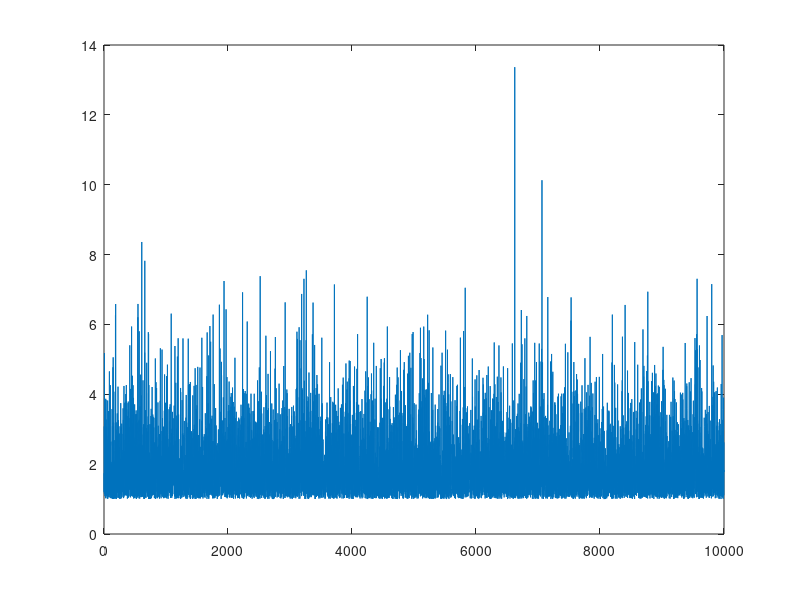
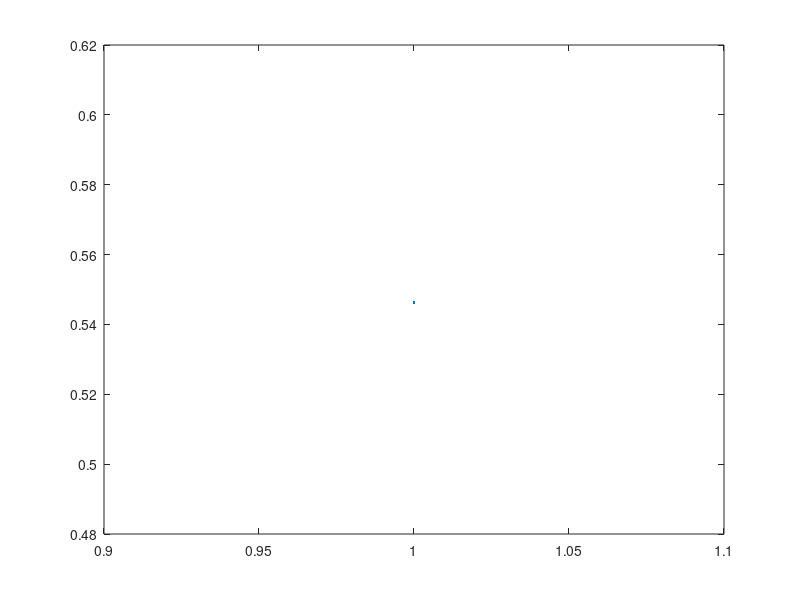

The MATLAB script that drew these images, in order:
clear; clc; close all;

% proposed values
s = 1;
alpha = 1;

n = 10000;
U = rand(n, 1);

lambda = (s * sqrt(s * s + 4) / 2);


X = s - log(U)/lambda;
figure(1);
plot(X);

M2 = (alpha / lambda) * exp((lambda * lambda/2) - lambda * s);
figure(2);
plot(M2);
